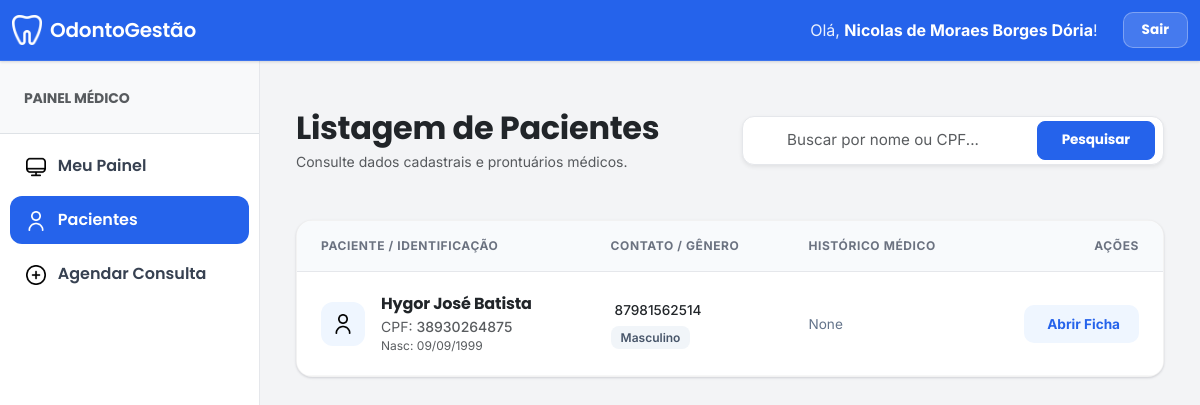
The page /dentista_manage_paciente/ (signed in) on the database as committed earlier.
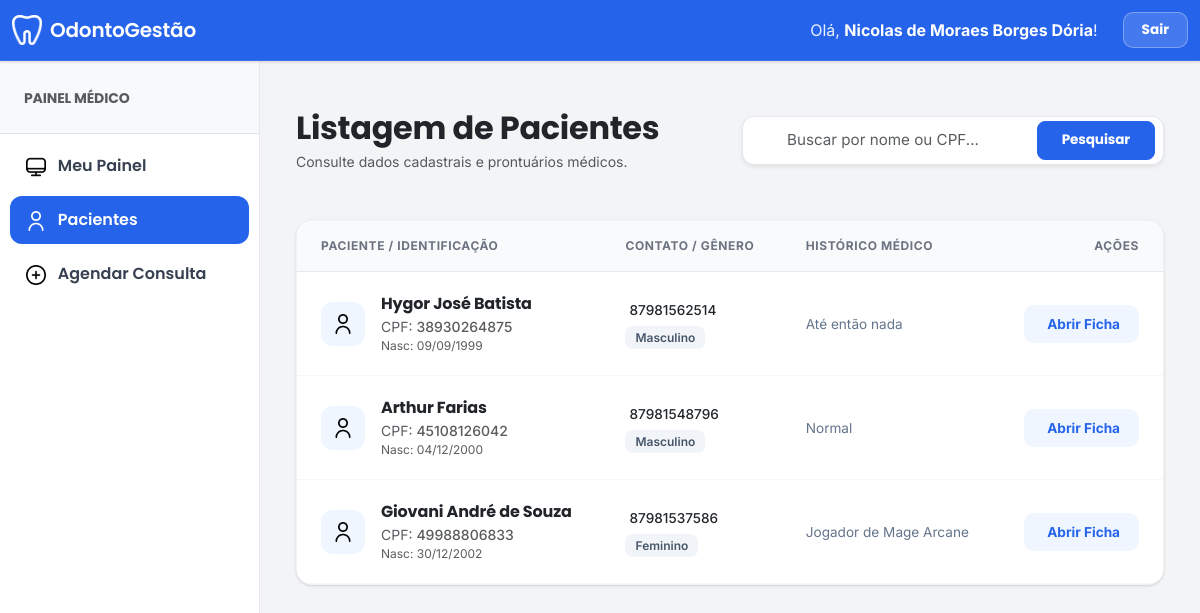
The same page on the database as committed later.
### clinica_app/models.py (models this page shows, shortened)
class Paciente(models.Model):
    admin = models.OneToOneField(CustomUser, on_delete=models.CASCADE)
    genero = models.CharField(max_length=50, null=True, blank=True)
    cpf = models.CharField(max_length=14, null=True, blank=True)
    telefone = models.CharField(max_length=20, null=True, blank=True)
    data_nascimento = models.DateField(null=True, blank=True)
    address = models.TextField(null=True, blank=True)
    historico_medico = models.TextField(null=True, blank=True)

class CustomUser(AbstractUser):
    USER_TYPE_CHOICES = (
        ('1', 'Gerente'),
        ('2', 'Dentista'),
        ('3', 'Paciente'),
        ('4', 'Recepcionista'),
    )
    email = models.EmailField(unique=True)
    user_type = models.CharField(default='1', choices=USER_TYPE_CHOICES, max_length=1)
    first_name = models.CharField("Nome completo", max_length=150, blank=True)
    REQUIRED_FIELDS = ['email', 'first_name']

### clinica_app/views.py (the view)
# urls.py: path('dentista_manage_paciente/', views.dentista_manage_paciente, name="dentista_manage_paciente"),
@login_required
def dentista_manage_paciente(request):
    if str(request.user.user_type) != "2": return redirect('home')
    q = (request.GET.get('q') or "").strip()
    pacientes = Paciente.objects.all()
    if q:
        q_cpf = limpar_valor(q)
        filtro = Q(admin__first_name__icontains=q) | Q(admin__last_name__icontains=q)
        if q_cpf:
            filtro = filtro | Q(cpf__icontains=q_cpf)
        pacientes = pacientes.filter(filtro)
    return render(request, "dentista_template/manage_paciente.html", {"pacientes": pacientes, "query": q})

### clinica_app/templates/dentista_template/manage_paciente.html (shortened to what this page needs)
{% extends 'base.html' %}
{% load static %}
{% block main_content %}
<div class="container-fluid py-4 page-container">
    <div class="row mb-5 align-items-center">
        <div class="col-lg-6">
            <h2 class="fw-bold text-dark mb-1">Listagem de Pacientes</h2>
            <p class="text-muted small mb-0">Consulte dados cadastrais e prontuários médicos.</p>
        </div>
        <div class="col-lg-6 mt-3 mt-lg-0">
            <form method="GET" action="{% url 'dentista_manage_paciente' %}">
                <div class="search-wrapper d-flex align-items-center px-2 bg-white shadow-sm">
                    <input type="text" name="q" class="form-control search-input flex-grow-1"
                           placeholder="Buscar por nome ou CPF..." value="{{ query|default:'' }}">
                    <button class="btn btn-primary rounded-3 px-4 py-2 ms-2 my-1 fw-bold" type="submit" style="font-size: 0.85rem;">
                        Pesquisar
                    </button>
                </div>
            </form>
        </div>
    </div>
    <div class="content-card">
        <div class="table-responsive">
            <table class="table table-custom mb-0">
                <thead>
                    <tr>
                        <th>Paciente / Identificação</th>
                        <th>Contato / Gênero</th>
                        <th>Histórico Médico</th>
                        <th class="text-end">Ações</th>
                    </tr>
                </thead>
                <tbody>
                    {% for paciente in pacientes %}
                    <tr>
                        <td>
                            <div class="d-flex align-items-center">
                                <div class="patient-avatar me-3">
                                    <img src="{% static 'utilizador.png' %}" alt="Paciente">
                                </div>
                                <div>
                                    <div class="fw-bold text-dark" style="font-size: 1rem;">
                                        {{ paciente.admin.first_name }} {{ paciente.admin.last_name }}
                                    </div>
                                    <div class="text-muted small">
                                        CPF: <span class="fw-medium">{{ paciente.cpf|default:"---" }}</span>
                                    </div>
                                    <div class="text-muted extra-small" style="font-size: 0.75rem;">
                                        Nasc: {{ paciente.data_nascimento|date:"d/m/Y"|default:"--" }}
                                    </div>
                                </div>
                            </div>
                        </td>
                        <td>
                            <div class="text-dark fw-medium mb-1" style="font-size: 0.85rem;">
                                 {{ paciente.telefone|default:"Sem tel." }}
                            </div>
                            <span class="badge-soft">
                                {{ paciente.genero|default:"--" }}
                            </span>
                        </td>
                        <td>
                            <div class="history-text" title="{{ paciente.historico_medico }}">
                                {{ paciente.historico_medico|default:"Sem observações registradas." }}
                            </div>
                        </td>
                        <td class="text-end">
                            <a href="{% url 'view_paciente' paciente.id %}" class="btn btn-ficha">
                                 Abrir Ficha
                            </a>
                        </td>
                    </tr>
                    {% endfor %}
                </tbody>
            </table>
        </div>
    </div>
</div>
{% endblock main_content %}

Rows that differ between the two databases and show on the page:
changed Paciente "Hygor José Batista": historico_medico "None" → "Até então nada"
added Paciente: admin.first_name "Arthur Farias", cpf "45108126042", data_nascimento "04/12/2000", telefone "87981548796", genero "Masculino", historico_medico "Normal"
added Paciente: admin.first_name "Giovani André de Souza", cpf "49988806833", data_nascimento "30/12/2002", telefone "87981537586", genero "Feminino", historico_medico "Jogador de Mage Arcane"
